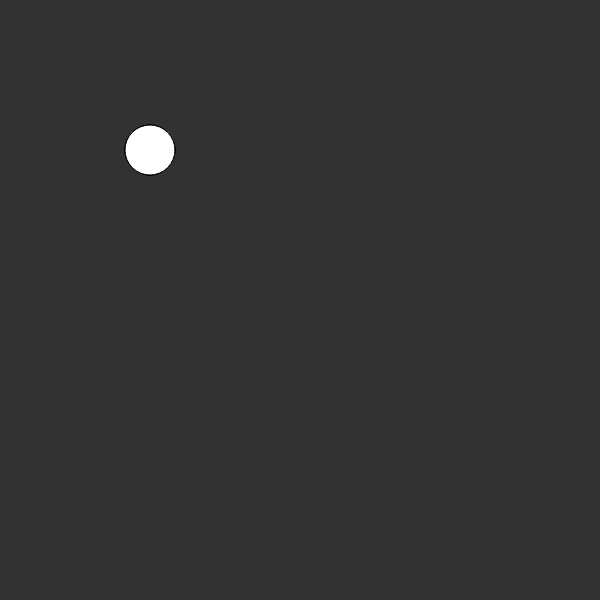
Frame 1 (no input)
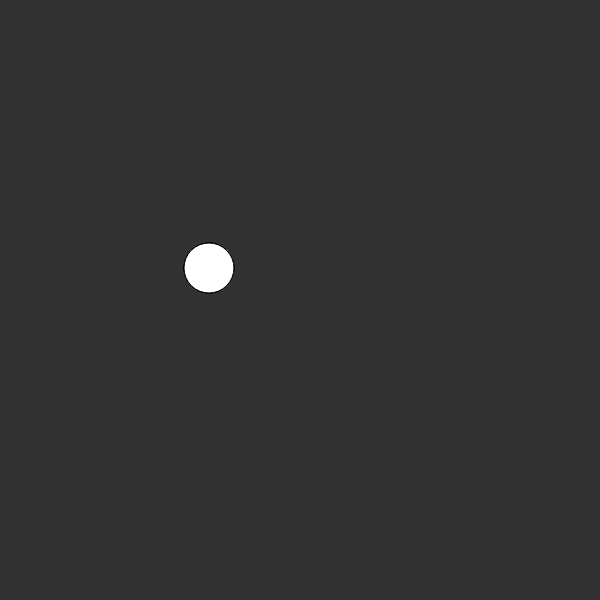
Frame 60 (no input)
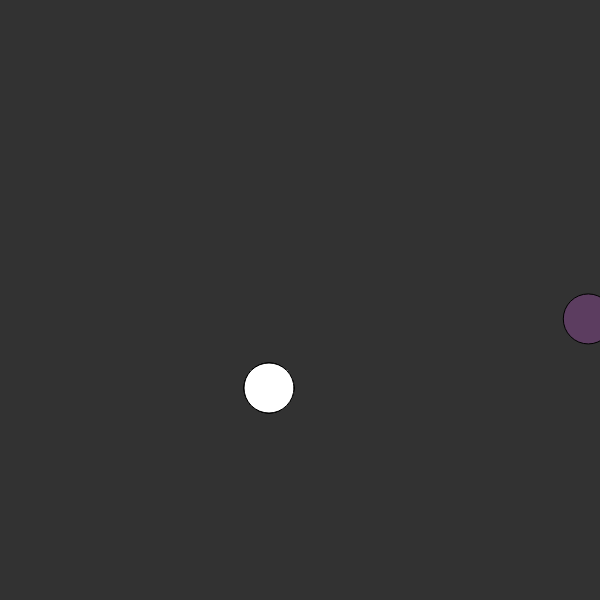
Frame 120 (the mouse pressed at the canvas centre since frame 60)

The p5.js sketch that drew these frames (run headless with seeded random() and noise() and a simulated clock; from frame 60 on, the mouse is pressed at the canvas centre):

// p5.js sketch
// ── sketch.js
let myCircle = [];
let colRandR, colRandG, colRandB, colRandA;

function setup() {
  createCanvas(600, 600);

  for (var i = 0; i < 4; i++) {

    myCircle[i] = new Circle(150, 150, 1, 2, 255, 255, 255, 255);

  }
}

function draw() {
  background(50);

  for (var i = 0; i < myCircle.length; i++) {
    myCircle[i].render();
    myCircle[i].update();
  }
}

function mousePressed() {

  let xRand = random(1, 10);
  let yRand = random(1, 10);
  colRandR = random(0, 255);
  colRandG = random(0, 255);
  colRandB = random(0, 255);
  colRandA = random(0, 255);
  myCircle.push(new Circle(150, 150, xRand, yRand, colRandR, colRandG, colRandB, colRandA));
}

class Circle {
  constructor(x, y, xSpeed, ySpeed, r, g, b, a) {
    this.x = x;
    this.y = y;
    this.xSpeed = xSpeed;
    this.ySpeed = ySpeed;
    this.r = r;
    this.g = g;
    this.b = b;
    this.a = a;
  }

  update() {
    this.x += this.xSpeed;
    if (this.x < 0 || this.x > width) {
      this.xSpeed *= -1;
    }

    this.y += this.ySpeed;
    if (this.y < 0 || this.y > height) {
      this.ySpeed *= -1;
    }
  }

  render() {
    fill(this.r, this.g, this.b, this.a);
    circle(this.x, this.y, 50);
  }
  
}
